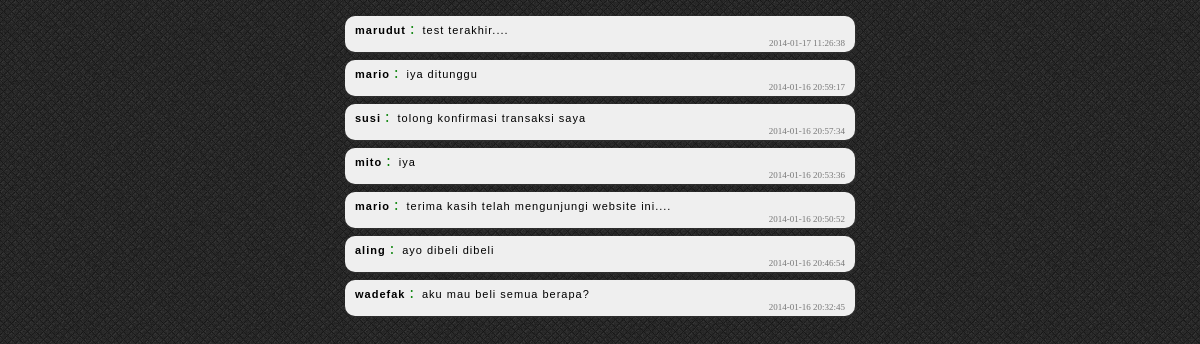
The app's page /Perkasa/include/btamu.php with its own data.
### tables this page shows
CREATE TABLE IF NOT EXISTS `bukutamu` (
  `no` int(3) NOT NULL AUTO_INCREMENT,
  `nama` varchar(30) NOT NULL,
  `url` varchar(30) NOT NULL,
  `pesan` varchar(200) NOT NULL,
  `tanggal` datetime NOT NULL,
  PRIMARY KEY (`no`),
  KEY `no` (`no`)
);

### Perkasa/include/btamu.php (the view, shortened to what this page needs)
<?php
	echo "<link rel='stylesheet' href='../my.css'  type='text/css'>";
	echo "<table class='sectbl' align='center' border='0' cellspacing='8' cellpadding='0'>";
		$con=mysql_connect('localhost','root','');
		$query=mysql_query("select * from bukutamu order by tanggal desc",$con);
		while($x=mysql_fetch_array($query)){
		echo "<tr><td class='psnbtamu' ><b><a href='".$x[2]."' class='namabtamu'>".$x[1]."</a></b> :&nbsp;<span class='pesanbtamu'>  ".$x[3]." </span><br><span class='tglbtamu'>".$x[4]."</span></td></tr>";
		}
	echo "</table>";
?>

### Perkasa/my.css (style rules this page uses)
.psnbtamu { background:#EFEFEF; color:green; overflow:hidden; width:490px; margin:3px 5px 3px; border-radius:10px; height:15px; padding-left:10px; padding-right:10px; padding-top:4px; padding-bottom:4px; box-shadow:1px 1px 3px #333; }
.namabtamu { font-family:arial; font-size:11px; text-decoration:none; color:#000; font-weight:bold; letter-spacing:1px; }
.pesanbtamu { font-size:11px; font-family:arial; color:#000; letter-spacing:1px; }
.tglbtamu { font-size:9px; float:right; font-family:times new roman; color:#777; }

### records on screen
bukutamu: nama "marudut", pesan "test terakhir....", tanggal "2014-01-17 11:26:38"
bukutamu: nama "mario", pesan "iya ditunggu", tanggal "2014-01-16 20:59:17"
bukutamu: nama "susi", pesan "tolong konfirmasi transaksi saya", tanggal "2014-01-16 20:57:34"
bukutamu: nama "mito", pesan "iya", tanggal "2014-01-16 20:53:36"
bukutamu: nama "mario", pesan "terima kasih telah mengunjungi website ini....", tanggal "2014-01-16 20:50:52"
bukutamu: nama "aling", pesan "ayo dibeli dibeli", tanggal "2014-01-16 20:46:54"
bukutamu: nama "wadefak", pesan "aku mau beli semua berapa?", tanggal "2014-01-16 20:32:45"
